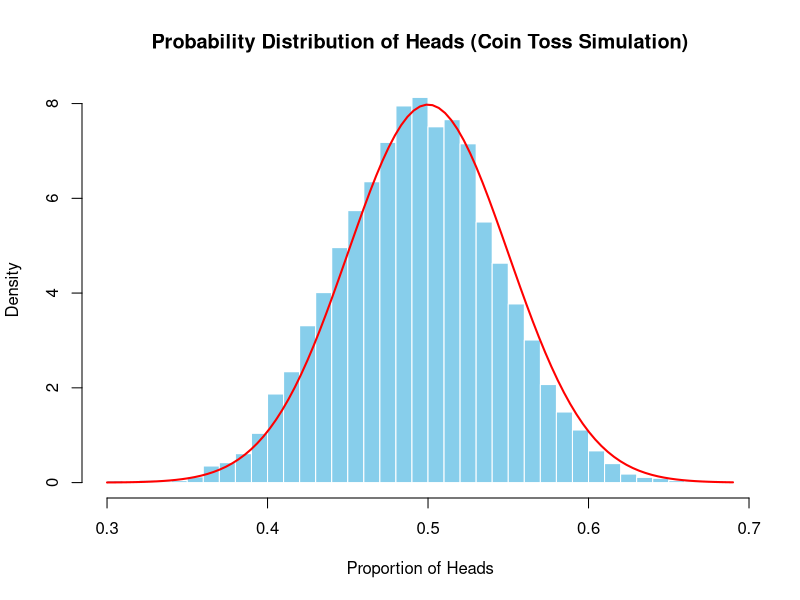

This chart was generated by the following R code:
num_simulations <- 10000
tosses_per_sim <- 100

results <- replicate(num_simulations, {
		sum(sample(c(0,1), tosses_per_sim, replace = TRUE))
})

prob_heads <- results / tosses_per_sim

png(filename = "coin_toss_distribution.png", width = 800, height = 600)

hist(prob_heads,
			breaks = 30,
			probability = TRUE,
			main = "Probability Distribution of Heads (Coin Toss Simulation)",
			xlab = "Proportion of Heads",
			ylab = "Density",
			col = "skyblue",
			border = "white")

curve(dnorm(x, mean = 0.5, sd = sqrt(0.25 / tosses_per_sim)),
			col = "red",
			lwd = 2,
			add = TRUE)
dev.off()
